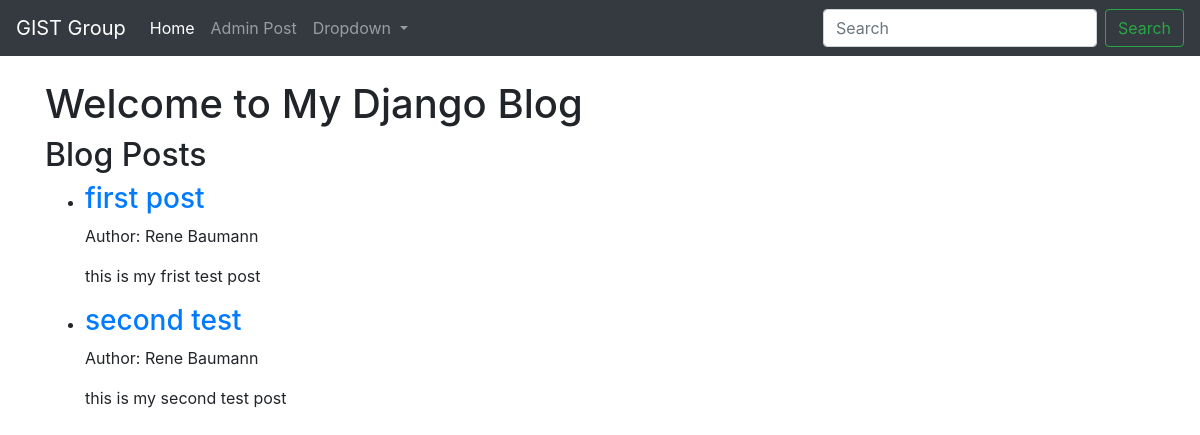
/blog/, run on an earlier commit of the app's database.
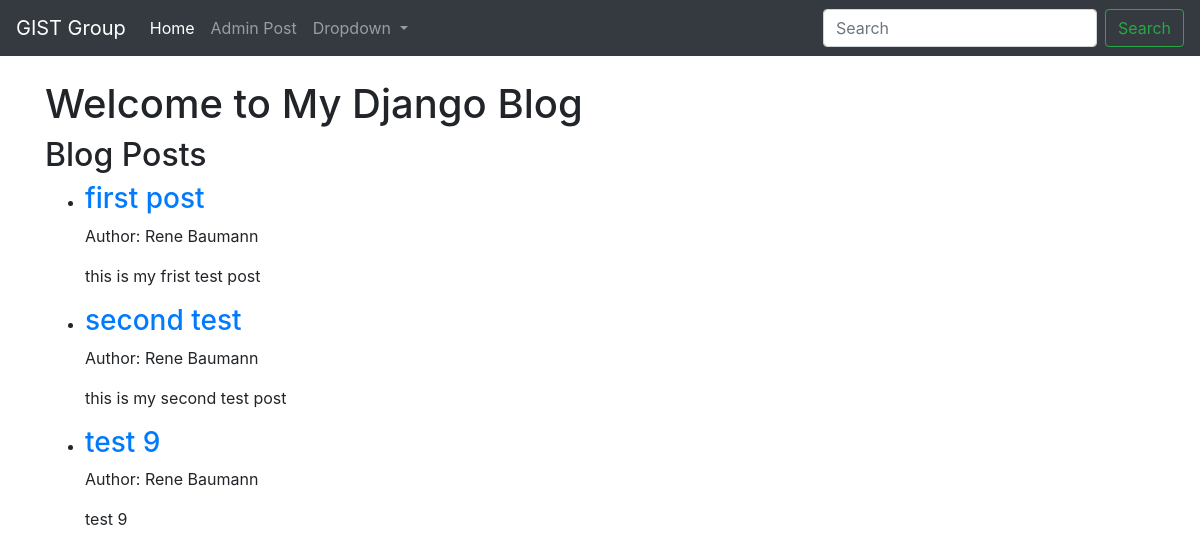
And on a later commit of the database.
### blog/models.py (models this page shows, shortened)
class BlogPost(models.Model):
    title = models.CharField(max_length=200)
    content = models.TextField()
    author = models.ForeignKey(User, on_delete=models.CASCADE)  # ForeignKey relationship with User model

### blog/views.py (the view)
# urls.py: path('', BlogPostListView.as_view(), name='index'),
class BlogPostListView(ListView):
    model = BlogPost
    template_name = 'index.html'
    context_object_name = 'posts'

### blog/templates/index.html (shortened to what this page needs)
{% extends 'base.html' %}
{% block content %}
<!DOCTYPE html>
<html lang="en">
<head>
</head>
<body>
    <h1>Welcome to My Django Blog</h1>
    <h2>Blog Posts</h2>
    <ul>
        {% for post in posts %}
        <li>
            <h3><a href="{% url 'post_detail' pk=post.pk %}">{{ post.title }}</a></h3>
            <p>Author: {{ post.author.first_name }} {{ post.author.last_name }}</p>
            <p>{{ post.content }}</p>
        </li>
        {% empty %}
        <li>No blog posts available.</li>
        {% endfor %}
    </ul>
</body>
</html>
{% endblock %}

What changed in the data, as far as the page shows it:
added BlogPost: title "test 9", author.first_name "Rene", author.last_name "Baumann", content "test 9"
